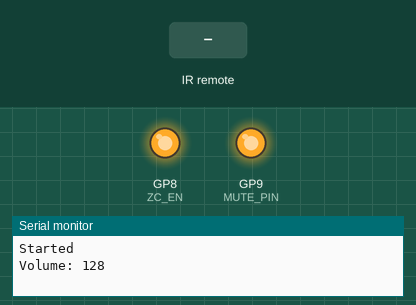
This sketch was run on a simulated Raspberry Pi Pico. On the bench: output pins drawn as LEDs (lit = HIGH), the last lines printed to the serial monitor. The test bench sets the inputs (shaded band). Pins used as bus, display or sensor lines are not drawn.

Above: at 1.2 s.
1.3 s: infrared code 0x4BB6A05F received
At 1.9 s:
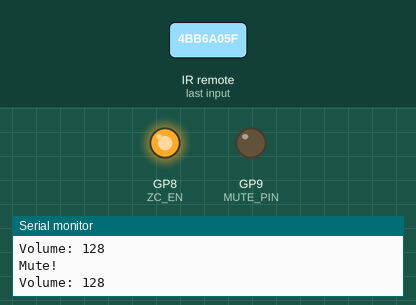
2.8 s: infrared code 0x4BB6C03F received
4.3 s: infrared code 0x4BB640BF received
Timing chart, 0 to 7.3 s (numbered marks = the images above; inputs shaded):
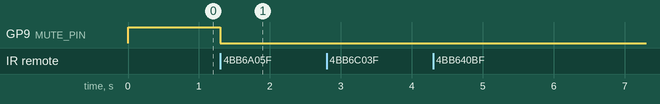

Measured:
- after the input at 1.3 s, GP9 (MUTE_PIN): HIGH → LOW at once

The sketch:

nui.ino
```cpp
#include <IRremote.h>
#include <SPI.h>  // include the SPI library:

// Set up all the pins!
int MUTE_PIN = 9;
int RECV_PIN = 21;
int CS_PIN = 10;
int ZC_EN = 8;
IRrecv irrecv(RECV_PIN);
decode_results results;

// Default volume (128/255)
uint8_t volume = 128;

// Mute is active low, so 1 is unmuted
uint8_t mute = 1;

void setup()
{
  Serial.begin(9600);
  irrecv.enableIRIn(); // Start the receiver
  Serial.println("Started");

  pinMode(MUTE_PIN, OUTPUT);
  digitalWrite(MUTE_PIN, 1);
  pinMode(CS_PIN, OUTPUT);
  digitalWrite(CS_PIN, HIGH);
  pinMode(ZC_EN, OUTPUT);
  digitalWrite(ZC_EN, 1);

  SPI.begin();
  SPI.setSCK(14);

  // Set initial volume
  Serial.printf("Volume: %d\n", volume);
  digitalWrite(CS_PIN, LOW);
  SPI.transfer(volume);
  SPI.transfer(volume);
  digitalWrite(CS_PIN, HIGH);
}

// IR Codes for my particular remote's "Aux" mode
typedef enum {
  AUX_VOL_DOWN = 0x4BB6C03F,
  AUX_VOL_UP = 0x4BB640BF,
  AUX_MUTE = 0x4BB6A05F
} commands_t;

void loop() {

  if (irrecv.decode(&results)) {

    switch (results.value) {
      case AUX_VOL_DOWN:
        {
          Serial.println("Volume Down!");
          if (volume > 0) {
            volume--;
          }
          break;
        }
      case AUX_VOL_UP:
        {
          Serial.println("Volume Up!");
          if (volume < 255) {
            volume++;
          }
          break;
        }
      case AUX_MUTE:
        {
          Serial.println("Mute!");
          mute ^= 1;
          digitalWrite(MUTE_PIN, mute);
          break;
        }
      default:
        {
          Serial.printf("Unknown command: 0x%08X\n", results.value);
        }

    }

    irrecv.resume(); // Receive the next value

    // Set the volume!
    Serial.printf("Volume: %d\n", volume);
    digitalWrite(CS_PIN, LOW);
    SPI.transfer(volume);
    SPI.transfer(volume);
    digitalWrite(CS_PIN, HIGH);
  }
}
```
